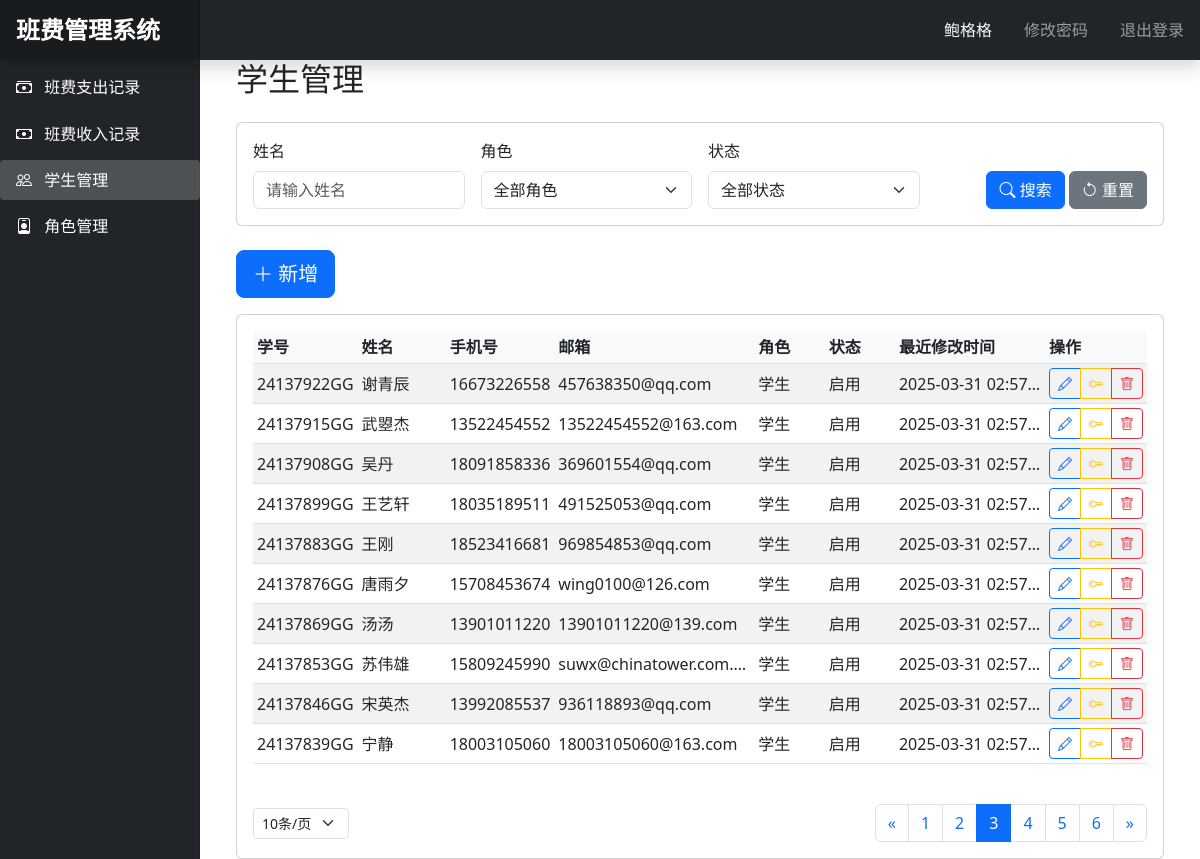
The app's page /students?page=3&name=&role=&status=&per_page=10 (signed in) with its own data.
### app.py (models this page shows, shortened)
class Student(db.Model):
    id = db.Column(db.Integer, primary_key=True)
    student_no = db.Column(db.String(20), unique=True, nullable=False)
    name = db.Column(db.String(50), nullable=False)
    phone = db.Column(db.String(20), nullable=False)
    email = db.Column(db.String(100), nullable=False)
    role = db.Column(db.String(20), nullable=False)
    status = db.Column(db.String(20), nullable=False, default='启用')
    password_hash = db.Column(db.String(120), nullable=False, default='123456')  # 添加密码字段
    created_at = db.Column(db.DateTime, default=datetime.utcnow)
    is_active = True
    is_authenticated = True
    is_anonymous = False

### app.py (the view)
@app.route('/students')
@login_required
def students():
    page = request.args.get('page', 1, type=int)
    per_page = request.args.get('per_page', 10, type=int)
    query = Student.query.filter(Student.role != '管理员')  # 排除管理员角色
    name = request.args.get('name', '')
    if name:
        query = query.filter(Student.name.like(f'%{name}%'))
    role = request.args.get('role', '')
    if role:
        query = query.filter(Student.role == role)
    status = request.args.get('status', '')
    if status:
        query = query.filter(Student.status == status)
    pagination = query.order_by(Student.created_at.desc()).paginate(
        page=page, per_page=per_page, error_out=False)
    return render_template('students.html', students=pagination.items, pagination=pagination)

### app.py (called while the page is built)
@login_manager.user_loader
def load_user(user_id):
    return Student.query.get(int(user_id))

### templates/students.html (shortened to what this page needs)
{% extends "base.html" %}
{% block content %}
    <div class="container-fluid" style="max-width: 1600px; margin: 0 auto;">
        <h2 class="mb-4">学生管理</h2>
        <div class="card mb-4">
            <div class="card-body">
                <form method="GET" class="row g-3 align-items-end">
                    <div class="col-md-3">
                        <label class="form-label">姓名</label>
                        <input type="text" class="form-control" name="name" placeholder="请输入姓名"
                               value="{{ request.args.get('name', '') }}">
                    </div>
                    <div class="col-md-3">
                        <label class="form-label">角色</label>
                        <select class="form-select" name="role">
                            <option value="">全部角色</option>
                        </select>
                    </div>
                    <div class="col-md-3">
                        <label class="form-label">状态</label>
                        <select class="form-select" name="status">
                            <option value="">全部状态</option>
                        </select>
                    </div>
                    <div class="col-md-3 text-end">
                        <button type="submit" class="btn btn-primary">
                            <i class="bi bi-search"></i> 搜索
                        </button>
                        <a href="{{ url_for('students') }}" class="btn btn-secondary">
                            <i class="bi bi-arrow-counterclockwise"></i> 重置
                        </a>
                    </div>
                </form>
            </div>
        </div>
        <div class="mb-3">
            <button class="btn btn-primary btn-lg" data-bs-toggle="modal" data-bs-target="#addStudentModal">
                <i class="bi bi-plus-lg"></i> 新增
            </button>
        </div>
        <div class="card">
            <div class="card-body">
                <div class="table-responsive">
                    <table class="table table-striped table-hover table-sm">
                        <thead>
                        <tr>
                            <th style="width: 10%" class="fs-6">学号</th>
                            <th style="width: 10%" class="fs-6">姓名</th>
                            <th style="width: 12%" class="fs-6">手机号</th>
                            <th style="width: 20%" class="fs-6">邮箱</th>
                            <th style="width: 8%" class="fs-6">角色</th>
                            <th style="width: 8%" class="fs-6">状态</th>
                            <th style="width: 15%" class="fs-6">最近修改时间</th>
                            <th style="width: 10%" class="fs-6">操作</th>
                        </tr>
                        </thead>
                        <tbody>
                        {% for student in students %}
                            <tr data-id="{{ student.id }}">
                                <td class="text-truncate" style="max-width: 120px;">{{ student.student_no }}G</td>
                                <td class="text-truncate" style="max-width: 100px;">{{ student.name }}</td>
                                <td class="text-truncate" style="max-width: 120px;">{{ student.phone }}</td>
                                <td class="text-truncate" style="max-width: 200px;">{{ student.email }}</td>
                                <td class="text-truncate" style="max-width: 80px;">{{ student.role }}</td>
                                <td class="text-truncate" style="max-width: 80px;">{{ student.status }}</td>
                                <td class="text-truncate"
                                    style="max-width: 150px;">{{ student.created_at.strftime('%Y-%m-%d %H:%M:%S') }}</td>
                                <td>
                                    <div class="btn-group btn-group-sm">
                                        <button class="btn btn-outline-primary" onclick="editStudent({{ student.id }})"
                                                title="编辑">
                                            <i class="bi bi-pencil"></i>
                                        </button>
                                        <a href="{{ url_for('reset_password', student_id=student.id) }}"
                                           class="btn btn-outline-warning"
                                           title="重置密码"
                                           onclick="return confirm('确定要重置该学生的密码为123456吗？')">
                                            <i class="bi bi-key"></i>
                                        </a>
                                        <button class="btn btn-outline-danger" onclick="deleteStudent({{ student.id }})"
                                                title="删除">
                                            <i class="bi bi-trash"></i>
                                        </button>
                                    </div>
                                </td>
                            </tr>
                        {% endfor %}
                        </tbody>
                    </table>
                </div>
                <nav aria-label="Page navigation" class="mt-4">
                    <div class="d-flex justify-content-between align-items-center">
                        <div>
                            <select class="form-select form-select-sm d-inline-block w-auto"
                                    onchange="changePerPage(this.value)">
                                <option value="10" {% if request.args.get('per_page') == '10' %}selected{% endif %}>
                                    10条/页
                                </option>
                            </select>
                        </div>
                        <ul class="pagination mb-0">
                            {% if pagination.has_prev %}
                                <li class="page-item">
                                    <a class="page-link"
                                       href="{{ url_for('students', page=pagination.prev_num, name=request.args.get('name', ''), role=request.args.get('role', ''), status=request.args.get('status', ''), per_page=request.args.get('per_page', 10)) }}">&laquo;</a>
                                </li>
                            {% endif %}
                            {% for page in pagination.iter_pages() %}
                                {% if page %}
                                    <li class="page-item {% if page == pagination.page %}active{% endif %}">
                                        <a class="page-link"
                                           href="{{ url_for('students', page=page, name=request.args.get('name', ''), role=request.args.get('role', ''), status=request.args.get('status', ''), per_page=request.args.get('per_page', 10)) }}">{{ page }}</a>
                                    </li>
                                {% else %}
                                    <li class="page-item disabled"><span class="page-link">...</span></li>
                                {% endif %}
                            {% endfor %}
                            {% if pagination.has_next %}
                                <li class="page-item">
                                    <a class="page-link"
                                       href="{{ url_for('students', page=pagination.next_num, name=request.args.get('name', ''), role=request.args.get('role', ''), status=request.args.get('status', ''), per_page=request.args.get('per_page', 10)) }}">&raquo;</a>
                                </li>
                            {% endif %}
                        </ul>
                    </div>
                </nav>
            </div>
        </div>
    </div>
{% endblock %}

### templates/base.html (shortened to what this page needs)
<!DOCTYPE html>
<html lang="zh">
<head>
    <link href="https://cdn.jsdelivr.net/npm/bootstrap@5.3.0/dist/css/bootstrap.min.css" rel="stylesheet">
    <link href="https://cdn.jsdelivr.net/npm/bootstrap-icons@1.7.2/font/bootstrap-icons.css" rel="stylesheet">
</head>
<body>
    <nav class="navbar navbar-dark sticky-top bg-dark flex-md-nowrap p-0 shadow">
        <a class="navbar-brand col-md-3 col-lg-2 me-0 px-3" href="#">班费管理系统</a>
        <div class="navbar-nav">
            <div class="nav-item text-nowrap d-flex align-items-center">
                <span class="nav-link px-3 text-light">{{ current_user.name }}</span>
                <a class="nav-link px-3" href="{{ url_for('change_password') }}">修改密码</a>
                <a class="nav-link px-3" href="/logout">退出登录</a>
            </div>
        </div>
    </nav>
    <div class="container-fluid">
        <div class="row">
            <nav id="sidebarMenu" class="col-md-3 col-lg-2 d-md-block bg-dark sidebar collapse">
                <div class="position-sticky pt-3">
                    <ul class="nav flex-column">
                        <li class="nav-item">
                            <a class="nav-link {% if request.endpoint == 'expenses' %}active{% endif %}"
                               href="{{ url_for('expenses') }}">
                                <i class="bi bi-cash-stack"></i>
                                班费支出记录
                            </a>
                        </li>
                        <li class="nav-item">
                            <a class="nav-link {% if request.endpoint == 'income' %}active{% endif %}"
                               href="{{ url_for('income') }}">
                                <i class="bi bi-cash"></i>
                                班费收入记录
                            </a>
                        </li>
                        <li class="nav-item">
                            <a class="nav-link {% if request.endpoint == 'students' %}active{% endif %}"
                               href="{{ url_for('students') }}">
                                <i class="bi bi-people"></i>
                                学生管理
                            </a>
                        </li>
                        <li class="nav-item">
                            <a class="nav-link {% if request.endpoint == 'roles' %}active{% endif %}"
                               href="{{ url_for('roles') }}">
                                <i class="bi bi-person-badge"></i>
                                角色管理
                            </a>
                        </li>
                    </ul>
                </div>
            </nav>
            <main class="col-md-9 ms-sm-auto col-lg-10 px-md-4">
                {% block content %}{% endblock %}
            </main>
        </div>
    </div>
</body>
</html>

### templates/base.html (style rules this page uses)
.sidebar { position: fixed; top: 0; bottom: 0; left: 0; z-index: 100; padding: 48px 0 0; box-shadow: inset -1px 0 0 rgba(0, 0, 0, .1); background-color: #343a40; }
.sidebar .nav-link { font-weight: 500; color: #fff; padding: 0.5rem 1rem; margin: 0.2rem 0; border-radius: 0.25rem; }
.sidebar .nav-link.active { background-color: rgba(255, 255, 255, .2); }
.sidebar .nav-link i { margin-right: 0.5rem; }
.navbar-brand { padding-top: .75rem; padding-bottom: .75rem; font-size: 1.5rem; font-weight: bold; background-color: rgba(0, 0, 0, .25); box-shadow: inset -1px 0 0 rgba(0, 0, 0, .25); }
.table th { background-color: #f8f9fa; }
.table td { vertical-align: middle; }
.btn-group .btn { padding: 0.25rem 0.5rem; }
.form-label { font-weight: 500; }

### records on screen
Student: name "鲍格格"
Student: student_no "24137922G", name "谢青辰", phone "16673226558", email "457638350@qq.com", role "学生", status "启用", created_at "2025-03-31 02:57…"
Student: student_no "24137915G", name "武曌杰", phone "13522454552", email "13522454552@163.com", role "学生", status "启用", created_at "2025-03-31 02:57…"
Student: student_no "24137908G", name "吴丹", phone "18091858336", email "369601554@qq.com", role "学生", status "启用", created_at "2025-03-31 02:57…"
Student: student_no "24137899G", name "王艺轩", phone "18035189511", email "491525053@qq.com", role "学生", status "启用", created_at "2025-03-31 02:57…"
Student: student_no "24137883G", name "王刚", phone "18523416681", email "969854853@qq.com", role "学生", status "启用", created_at "2025-03-31 02:57…"
Student: student_no "24137876G", name "唐雨夕", phone "15708453674", email "wing0100@126.com", role "学生", status "启用", created_at "2025-03-31 02:57…"
Student: student_no "24137869G", name "汤汤", phone "13901011220", email "13901011220@139.com", role "学生", status "启用", created_at "2025-03-31 02:57…"
Student: student_no "24137853G", name "苏伟雄", phone "15809245990", email "suwx@chinatower.com.cn", role "学生", status "启用", created_at "2025-03-31 02:57…"
Student: student_no "24137846G", name "宋英杰", phone "13992085537", email "936118893@qq.com", role "学生", status "启用", created_at "2025-03-31 02:57…"
Student: student_no "24137839G", name "宁静", phone "18003105060", email "18003105060@163.com", role "学生", status "启用", created_at "2025-03-31 02:57…"

### other values on screen
{{ page }} "1" "2" "3" "4" "5" "6"
